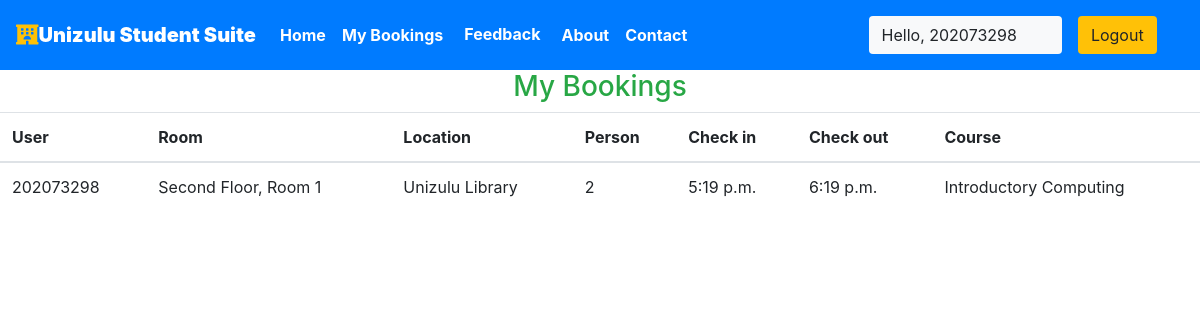
The page /user/bookings (signed in) on the database its author committed.
### students/models.py (models this page shows, shortened)
class Reservation(models.Model):
    check_in = models.TimeField(auto_now =False)
    check_out = models.TimeField()
    room = models.ForeignKey(Rooms, on_delete = models.CASCADE)
    guest = models.ForeignKey(User, on_delete= models.CASCADE)
    booking_id = models.CharField(max_length=100,default="null")

class Rooms(models.Model):
    ROOM_STATUS = (
    ("1", "available"),
    ("2", "not available"),
    )
    ROOM_TYPE = (
    ("1", "Individual Cubicle"),
    ("2", "Group Cubicle"),
    )
    room_type = models.CharField(max_length=50,choices = ROOM_TYPE)
    capacity = models.IntegerField()
    Course = models.CharField(max_length=100, default="Introductory Computing")
    size = models.IntegerField()
    hotel = models.ForeignKey(Cubicle, on_delete = models.CASCADE)
    status = models.CharField(choices =ROOM_STATUS,max_length = 15)
    roomnumber = models.CharField(max_length=30)

class Cubicle(models.Model):
    name = models.CharField(max_length=30,default="Unizulu Library")
    floor = models.CharField(max_length=20)
    location = models.CharField(max_length=50)
    province = models.CharField(max_length=50,default="Kwazul-Natal")
    country = models.CharField(max_length=50,default="South Africa")

### students/views.py (the view)
# urls.py: path('user/bookings', views.user_bookings, name="dashboard"),
@login_required(login_url='/user')
def user_bookings(request):
    if request.user.is_authenticated == False:
        return redirect('userloginpage')
    user = User.objects.all().get(id=request.user.id)
    print(f"request user id ={request.user.id}")
    bookings = Reservation.objects.all().filter(guest=user)
    if not bookings:
        messages.warning(request, "No Bookings Found")
    return HttpResponse(render(request, 'user/mybookings.html', {'bookings': bookings}))

### students/templates/user/mybookings.html
{% extends 'basic.html' %} {% block title %}Dashboard {% endblock title %} {% block body %}
{% load app_tags %}
<h3 class="text-center  text-success">My Bookings </h3>
<table class="table">
    <thead>
        <th>User</th>
        <th>Room</th>
        <th>Location</th>
        <th>Person</th>
        <th>Check in</th>
        <th>Check out</th>
        <th>Course</th>
    </thead>
    {% for each_booking in bookings %}
    <tr>
        <td>{{each_booking.guest.username}}</td>
        <td>{{each_booking.room.roomnumber}}</td>
        <td>{{each_booking.room.hotel.location}}</td>
        <td>{{each_booking.room.capacity}}</td>
        <td>{{each_booking.check_in}}</td>
        <td>{{each_booking.check_out}}</td>
        <td>{{each_booking.room.Course}}</td>
    </tr>
    {% endfor %}
</table>
{% endblock body %}

### students/templates/basic.html (shortened to what this page needs)
{% load static %}
<!DOCTYPE html>
<!DOCTYPE html>
<html lang="en">
<head>
    <link rel="stylesheet" href="https://use.fontawesome.com/releases/v5.7.0/css/all.css">
    <link rel="stylesheet" href="{% static 'bootstrap\bootstrap.css' %}">
    <link rel="stylesheet" href="https://maxcdn.bootstrapcdn.com/bootstrap/4.5.0/css/bootstrap.min.css" >
    <link href="https://fonts.cdnfonts.com/css/columns" type="text/css" rel="stylesheet">
    <link hre="https://cdnjs.cloudflare.com/ajax/libs/font-awesome/6.4.2/css/all.min.css" type="text/css" rel="stylesheet" >
</head>
<body >
    <div class="container-fluid px-0">
        <nav class="navbar navbar-expand-lg navbar-dark bg-primary font-weight-bold">
            <a class="navbar-brand text-bold bg-black " href="/"><i class="fas fa-hotel text-warning"></i><b>Unizulu Student Suite</b></a>
            <div class="collapse navbar-collapse " id="navbarSupportedContent">
                <ul class="navbar-nav mr-auto ">
                    <li class="nav-item active">
                        <a class="nav-link text-bold " href="/home"> Home</a>
                    </li>
                    {% if user.is_staff %}
                    <li class="nav-item active">
                        <a class="nav-link text-bold" href="/staff/panel">Dashboard </a>
                    </li>
                    {% elif user.is_staff == False and user.is_authenticated %}
                    <li class="nav-item active">
                            <a class="nav-link text-bold" href="/user/bookings">My Bookings </a>
                    </li>
                    {% endif %}
                    {% if user.is_staff == False and user.is_authenticated %}
                    <li class="nav-item active">
                        <a href="{% url 'feedback_form' %}" class="btn" style="color:white; font-weight: bold; ">Feedback</a>
                    </li>
                    {% endif %}
                    <li class="nav-item active">
                        <a class="nav-link text-bold" href="/about">About</a>
                    </li>
                    <li class="nav-item active">
                        <a class="nav-link text-bold" href="/contact">Contact </a>
                    </li>
                </ul>
                {% if user.is_authenticated %}
                      <button class="btn btn-group bg-light" data-toggle="modal" data-target="#forlogin">
                       Hello, {{request.user}}
                       <a href="/logout" class="nav-link">
                    <button class="btn btn-group bg-warning" data-toggle="modal" data-target="#forlogin">
                        Logout
                    </button></a>&nbsp; &nbsp;
                    </button>
                {% endif %}
            </div>
        </nav>
    </div>
    {% block body %}
    {% endblock body %}
</body>
</html>

### students/templates/basic.html (style rules this page uses)
a { text-decoration: none; }

### rows shown on the page
Reservation: guest.username "202073298", room.roomnumber "Second Floor, Room 1", room.hotel.location "Unizulu Library", room.capacity "2", check_in "5:19 p.m.", check_out "6:19 p.m.", room.Course "Introductory Computing"

### other values the page prints
{{ request.user }} "202073298"
